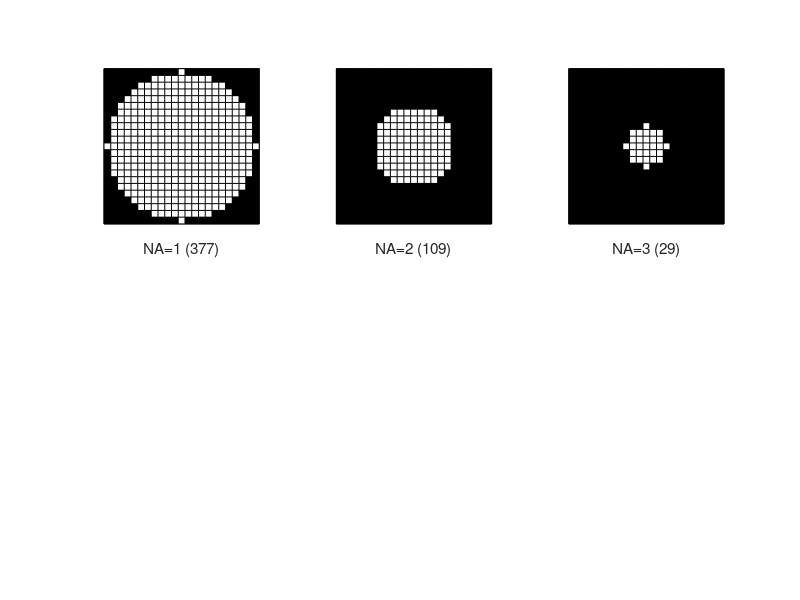

Here is the MATLAB script that generated this plot:
%%%%%%%%%%%%%%%%%%%%%%%%%%%%%%%%%%%%%%%%%%%%%%%%%%%%%%%%%%%%%%%%%%%%%%%%%%%%%%%%
%%
    function SP2_MRSI_CreateHammingEncScheme
%% 
%%  Export function (temporal) spectral data.
%%,'mrsiList0','mrsiList1'
%%  xxxR: t1, inner loop
%%  xxxP: t2, outer loop
%%
%%  03-2014, Christoph Juchem
%%
%%%%%%%%%%%%%%%%%%%%%%%%%%%%%%%%%%%%%%%%%%%%%%%%%%%%%%%%%%%%%%%%%%%%%%%%%%%%%%%%

FCTNAME = 'SP2_MRSI_CreateHammingEncScheme';


%--- MRSI definition ---
mrsiCircOffset   = 0.00;        % radius offset for Hamming weighting calculation via radius condition
mrsiWeightOffset = 0.00;        % amplitude offset of the CSI weighting function to minimize discretization errors
mrsiMatrix       = 23;           % MRSI matrix size
mrsiAver         = 3;           % number of averages defined as center k-space samples 

%--- file handling ---
tabdir = 'C:\Users\juchem\Matlab\matlab_cj\INSPECTOR_v2\SP2_MRSI\SP2_MRSI_TablibTmp\';

%--- display option ---
f_ppt             = 0;              % creates plot for power point presentations
ppt_xyTickSpace   = 2;              % X/YTick spacing for ppt plots: 2 -> [1 3 5 7 ...], 3 -> [1 4 7 10 ...], starting at 1
ppt_zTickSpace    = 2;              % ZTick spacing, always including maximum value mrsiHammNA
ppt_aFontSize     = 20;             % axis label font size
ppt_aLineWidth    = 2;              % axis line width
ppt_tFontSize     = 20;             % title font size
ppt_pLineWidth    = 2;              % plot line width

f_eps             = 0;              % creates plot for power point presentations
eps_xyTickSpace   = 2;              % X/YTick spacing for ppt plots: 2 -> [1 3 5 7 ...], 3 -> [1 4 7 10 ...], starting at 1
eps_zTickSpace    = 2;              % ZTick spacing, always including maximum value mrsiHammNA
eps_aFontSize     = 15;             % axis label font size
eps_aLineWidth    = 1;              % axis line width
eps_tFontSize     = 20;             % title font size
eps_pLineWidth    = 1;              % plot line width
eps_faceColor     = [1 1 1];        % face color of bar and surface plots

%--- additional options ---
f_niveau          = 1;              % plot each particular niveau of the hamming weighting matrix
impline           = 3;              % images per line, number of niveaus per line in niveau plot (f_niveau)
TR                = 2;              % repetition time assumed for experiment duration calc. [s]

%--- deugging option ---
f_debug           = 0;              % plots all kind of additional information

%%%%%%%%%%%%%%%%%%%%%%%%%%%%%%%%%%%%%%%%%%%%%%%%%%%%%%%%%%%%%%%%%%%%%%%%%%%
%%%   P R O G R A M    S T A R T                                        %%%
%%%%%%%%%%%%%%%%%%%%%%%%%%%%%%%%%%%%%%%%%%%%%%%%%%%%%%%%%%%%%%%%%%%%%%%%%%%
% CSI LIST CALCULATION ******************************
% gradient scaling, quadratic k-space matrix 					   
% GradMat contains equidistant values from 0 to 2 and is then shifted to the -1/1 range
% to sample the k-space origin, k-space values are shifted 0.5 the sampling grid if a
% list is used (circular, hamming) and the sampling matrix is even
GradMat0Norm = zeros(mrsiMatrix,mrsiMatrix);
GradMat1Norm = zeros(mrsiMatrix,mrsiMatrix);
if mod(mrsiMatrix,2.0)==0                 % shifted case
    for icnt = 1:mrsiMatrix
        for jcnt = 1:mrsiMatrix 
            GradMat0Norm(icnt,jcnt) = (icnt-1)*2/mrsiMatrix -1;
	        GradMat1Norm(icnt,jcnt) = (jcnt-1)*2/mrsiMatrix -1;
        end
    end
    dkshift = 1/mrsiMatrix;               % shift relative to initial matrix */
else			                            % odd mrsiMatrix
    for icnt = 1:mrsiMatrix 
        for jcnt = 1:mrsiMatrix 
            GradMat0Norm(icnt,jcnt) = 2.0*(icnt-1)/(mrsiMatrix-1) - 1;
	        GradMat1Norm(icnt,jcnt) = 2.0*(jcnt-1)/(mrsiMatrix-1) - 1;
        end
    end
     dkshift = 0;	                        % no weighting function shift
end

% determination of residual k-space points for circular sampling */
% radius + mrsiCircOffset (to include more ambient points), radius=1 */
if mod(mrsiMatrix,2.0)==0
    YesNoValue = (1-1/(mrsiMatrix-1)) * (1 + mrsiCircOffset); 
else
	YesNoValue = 1 + mrsiCircOffset;    
end	

% calculate hamming filter function */
for icnt = 1:mrsiMatrix
    hammVec(icnt) = 0.54 - 0.46*cos(2*pi*(icnt-1)/(mrsiMatrix-1));
end
AcqMatrixOrig = zeros(mrsiMatrix,mrsiMatrix);
for icnt = 1:mrsiMatrix
    for jcnt = 1:mrsiMatrix
	    AcqMatrixOrig(icnt,jcnt) = hammVec(icnt)*hammVec(jcnt);	    % like HammingFilterMult.m */ 
        % restrict to circular scheme */   	
        
	    % halfdk is used to shift the pattern, when k-space is shifted for odd dimensional matrices */
	    if sqrt(power(GradMat0Norm(icnt,jcnt)+dkshift,2)+power(GradMat1Norm(icnt,jcnt)+dkshift,2)) > YesNoValue
	        AcqMatrixOrig(icnt,jcnt) = 0;
        end
    end
end

%--- scale to mrsiAver and ensure at least one acquistion per circular k-space area ---
AcqMatrixOrig = mrsiAver * AcqMatrixOrig;

%--- round acquisition matrix ---
AcqMatrixDiscr = AcqMatrixOrig;
AcqMatrixDiscr(find(AcqMatrixOrig>0 & AcqMatrixOrig<0.5)) = 1;      % scale up peripheral subthreshold values
AcqMatrixDiscr = round(AcqMatrixDiscr);                              % discretization


%--- plot Hamming function for particular dimension ---
if f_debug
	fig2 = figure;
    set(fig2,'NumberTitle','off','Name',sprintf('%s: ',FCTNAME))
	subplot(2,1,1)
	plot(hammVec)
	[minX maxX minY maxY] = SP2_IdealAxisValues(hammVec);
	axis([minX maxX 0 maxY])
	titlestr = sprintf('Hamming function (n=%.0f):  y(x) = 0.54 - 0.46*cos(2*pi*x/(n-1))',mrsiMatrix);
	title(titlestr)
	subplot(2,1,2)
	plot(hammVec)
	hold on
        plot(round(hammVec),'r*')
        plot(hammVec,'go')
	hold off
	[minX maxX minY maxY] = SP2_IdealAxisValues(hammVec);
	axis([minX-0.3 maxX+0.3 0 maxY])
	grid on
	title('scaled 1D Hamming function, red/green are rounded/non-rounded values')
	
	% plot k-space weighting function
	fig3 = figure;
	namestr3 = sprintf('%s: hamming weighting, ''NA''=%.0f, COff=%.3f, WOff=%.3f',...
                        FCTNAME,max(max(AcqMatrixDiscr)),mrsiCircOffset,mrsiWeightOffset);
	set(fig3,'Name',namestr3)
	set(fig3,'Color',[1 1 1]);
	colormap([1 1 1])
	subplot(2,2,1)
	bar3(AcqMatrixOrig)
    set(gca,'YLim',[0.6 mrsiMatrix+0.4])
	set(gca,'CameraTarget',[7 7.5 7],'CameraViewAngle',[7.72853])
    title('exakt Hamming function','FontSize',12)
	subplot(2,2,2)
	bar3(AcqMatrixDiscr)
    set(gca,'YLim',[0.6 mrsiMatrix+0.4])
	set(gca,'CameraTarget',[7 7.5 7],'CameraViewAngle',[7.72853])
    title('discrete Hamming function','FontSize',12)
	subplot(2,2,3)
	bar3(AcqMatrixDiscr-AcqMatrixOrig)
    set(gca,'YLim',[0.6 mrsiMatrix+0.4])
	set(gca,'CameraTarget',[7 7.5 7],'CameraViewAngle',[7.72853])
    title('deviation','FontSize',12)
	subplot(2,2,4)
	surf(AcqMatrixDiscr)
    set(gca,'XTick',1:mrsiMatrix,'XTickLabel',1:mrsiMatrix)
	set(gca,'YTick',1:mrsiMatrix,'YTickLabel',1:mrsiMatrix)
	title('discrete Hamming function','FontSize',12)
	if strcmp(machine,'win69')
        set(fig3,'Position',[335 252 1324 865])
	else    % adjusted via win27
        set(fig3,'Position',[360 390 560 544]);
	end
end

%--- create acquisition normalized acquisition list ([-1 1] range)--- 
lCnt = 1;       % list counter
maxVal = max(max(AcqMatrixDiscr));
for dimcnt = 1:maxVal
    for icnt = 1:mrsiMatrix
        for jcnt = 1:mrsiMatrix
            if AcqMatrixDiscr(icnt,jcnt) >= maxVal-dimcnt+1
	            mrsiList0Norm(lCnt) = GradMat0Norm(icnt,jcnt);
	            mrsiList1Norm(lCnt) = GradMat1Norm(icnt,jcnt);
	            lCnt = lCnt + 1;
            end
        end
    end
end
mrsiListSize = lCnt-1;

fprintf('mrsiCircOffset = %.3f, mrsiWeightOffset = %.3f\n',mrsiCircOffset,mrsiWeightOffset);
fprintf('mrsiListSize = %.0f, mrsiAver = %.0f\n',mrsiListSize,mrsiAver);
durHamming = mrsiListSize*TR/60;                          % Hamming weighting, experiment duration [min]
durRect    = mrsiMatrix*mrsiMatrix*mrsiAver*TR/60;  % rectangular sampling, experiment duration [min]
ratio      = durHamming/durRect;                         % ratio Hamming duration / rectangular duration [%]                               
fprintf('Acq. time (TR %.1fsec):\nHamming=%.1fmin, rectangular=%.1fmin, ratio=%.3f\n'...
        ,TR,durHamming,durRect,ratio);

%--- plot each niveau of the hamming weighting into separate plot ---
if f_niveau
    NoResidD = mod(mrsiAver,impline);                   % impline = slices per line
    NoRowsD  = (mrsiAver-NoResidD)/impline+1;
    fig4 = figure;
    namestr4 = sprintf(' niveau representation of weigthed acquisition scheme');
    set(fig4,'Name',namestr4)
    set(fig4,'Color',[1 1 1]);
    for PlotCnt = 1:mrsiAver
        subplot(NoRowsD,impline,PlotCnt)
        pAcqMatrix = zeros(mrsiMatrix+1,mrsiMatrix+1);
        pAcqMatrix(1:mrsiMatrix,1:mrsiMatrix) = (AcqMatrixDiscr>=ones(mrsiMatrix)*PlotCnt);
        pcolor(pAcqMatrix)
        set(gca,'XTick',[]);
        set(gca,'YTick',[]);
        xlabstr = sprintf('NA=%.0f (%.0f)',PlotCnt,length(find(AcqMatrixDiscr>=PlotCnt)));
        xlabel(xlabstr);
        set(gca,'DataAspectRatioMode','Manual')
    end
    colormap(gray(2))
end

% return weighting functions (e.g. for comparison via KSPACE_vx.m)
hammingOrig  = AcqMatrixOrig;
hammingDiscr = AcqMatrixDiscr;

%--- create black&yellow figures for export to power point ---
if f_ppt
    % the tick values for x and y start at 1. The following ones depend on the desired spacing 'xyTickSp'
    ppt_xyTickVec = ppt_xyTickSpace*[1:floor((mrsiMatrix+(ppt_xyTickSpace-1))/ppt_xyTickSpace)]-(ppt_xyTickSpace-1);    % x&y tick and tick label vector
    % the tick values for z always include the maximum value mrsiAver. The others depend on the spacing 'zTickSp'
    ppt_zTickVec = ppt_zTickSpace*[1:floor((mrsiAver+ppt_zTickSpace)/ppt_zTickSpace)]-(ppt_zTickSpace-mod(mrsiAver,ppt_zTickSpace));
    figure
    set(gcf,'Position',[352 78 1255 979],'Color',[0 0 0],'NumberTitle','off')
    set(gcf,'Name',' exact Hamming function (histogram)')
    ph1 = bar3(hammingOrig);
    set(findobj(gcf,'Color',[1 1 1]),'Color',[0 0 0])
    set(gca,'XLim',[0 mrsiMatrix+1],'YLim',[0 mrsiMatrix+1],'ZLim',[0 mrsiAver])
    set(gca,'XColor',[1 1 0],'YColor',[1 1 0],'ZColor',[1 1 0])
    set(gca,'FontSize',ppt_aFontSize,'LineWidth',[ppt_aLineWidth])
    set(gca,'XTick',ppt_xyTickVec,'XTickLabel',ppt_xyTickVec,'YTick',ppt_xyTickVec,'YTickLabel',ppt_xyTickVec)
    set(gca,'ZTick',ppt_zTickVec,'ZTickLabel',ppt_zTickVec)
    set(ph1,'FaceColor',[0.3 0.3 0],'EdgeColor',[1 1 0],'LineWidth',[ppt_pLineWidth])
    title('exact Hamming function','FontSize',ppt_tFontSize,'Color',[1 1 0])
    figure
    set(gcf,'Position',[357 83 1250 974],'Color',[0 0 0],'NumberTitle','off')
    set(gcf,'Name',' discrete Hamming function (histogram)')
    ph1 = bar3(hammingDiscr);
    set(findobj(gcf,'Color',[1 1 1]),'Color',[0 0 0])
    set(gca,'XLim',[0 mrsiMatrix+1],'YLim',[0 mrsiMatrix+1],'ZLim',[0 mrsiAver])
    set(gca,'XColor',[1 1 0],'YColor',[1 1 0],'ZColor',[1 1 0])
    set(gca,'FontSize',ppt_aFontSize,'LineWidth',[ppt_aLineWidth])
    set(gca,'XTick',ppt_xyTickVec,'XTickLabel',ppt_xyTickVec,'YTick',ppt_xyTickVec,'YTickLabel',ppt_xyTickVec)
    set(gca,'ZTick',ppt_zTickVec,'ZTickLabel',ppt_zTickVec)
    set(ph1,'FaceColor',[0.3 0.3 0],'EdgeColor',[1 1 0],'LineWidth',[ppt_pLineWidth])
    title('discrete Hamming function','FontSize',ppt_tFontSize,'Color',[1 1 0])
    figure
    set(gcf,'Position',[362 87 1245 969],'Color',[0 0 0],'NumberTitle','off')
    set(gcf,'Name',' exact Hamming function (surface)')
    ph1 = surf(hammingOrig);
    set(findobj(gcf,'Color',[1 1 1]),'Color',[0 0 0])
    set(gca,'XLim',[1 mrsiMatrix],'YLim',[1 mrsiMatrix],'ZLim',[0 mrsiAver])
    set(gca,'XColor',[1 1 0],'YColor',[1 1 0],'ZColor',[1 1 0])
    set(gca,'FontSize',ppt_aFontSize,'LineWidth',[ppt_aLineWidth])
    set(gca,'XTick',ppt_xyTickVec,'XTickLabel',ppt_xyTickVec,'YTick',ppt_xyTickVec,'YTickLabel',ppt_xyTickVec)
    set(gca,'ZTick',ppt_zTickVec,'ZTickLabel',ppt_zTickVec)
    set(ph1,'FaceColor',[0.9 0.9 0],'FaceAlpha',[0.5],'EdgeColor',[1 1 0],'LineWidth',[ppt_pLineWidth])
    title('exact Hamming function','FontSize',ppt_tFontSize,'Color',[1 1 0])
    figure
    set(gcf,'Position',[367 93 1240 964],'Color',[0 0 0],'NumberTitle','off')
    set(gcf,'Name',' discrete Hamming function (surface)')
    ph1 = surf(hammingDiscr);
    set(findobj(gcf,'Color',[1 1 1]),'Color',[0 0 0])
    set(gca,'XLim',[1 mrsiMatrix],'YLim',[1 mrsiMatrix],'ZLim',[0 mrsiAver])
    set(gca,'XColor',[1 1 0],'YColor',[1 1 0],'ZColor',[1 1 0])
    set(gca,'FontSize',ppt_aFontSize,'LineWidth',[ppt_aLineWidth])
    set(gca,'XTick',ppt_xyTickVec,'XTickLabel',ppt_xyTickVec,'YTick',ppt_xyTickVec,'YTickLabel',ppt_xyTickVec)
    set(gca,'ZTick',ppt_zTickVec,'ZTickLabel',ppt_zTickVec)
    set(ph1,'FaceColor',[0.8 0.8 0],'FaceAlpha',[0.5],'EdgeColor',[1 1 0],'LineWidth',[ppt_pLineWidth])
    title('discrete Hamming function','FontSize',ppt_tFontSize,'Color',[1 1 0])
end

%--- create figures for eps export ---
if f_eps
    % the tick values for x and y start at 1. The following ones depend on the desired spacing 'xyTickSp'
    eps_xyTickVec = eps_xyTickSpace*[1:floor((mrsiMatrix+(eps_xyTickSpace-1))/eps_xyTickSpace)]-(eps_xyTickSpace-1);    % x&y tick and tick label vector
    % the tick values for z always include the maximum value mrsiAver. The others depend on the spacing 'zTickSp'
    eps_zTickVec = eps_zTickSpace*[1:floor((mrsiAver+eps_zTickSpace)/eps_zTickSpace)]-(eps_zTickSpace-mod(mrsiAver,eps_zTickSpace));
    figure
    set(gcf,'Position',[154 52 1239 896],'NumberTitle','off','Color',[1 1 1])
    set(gcf,'Name',' exact Hamming function (histogram)')
    ph1 = bar3(hammingOrig);
    set(gca,'XLim',[0.5 mrsiMatrix+0.5],'YLim',[0.5 mrsiMatrix+0.5],'ZLim',[0 mrsiAver])
    set(gca,'FontSize',eps_aFontSize,'LineWidth',[eps_aLineWidth])
    set(gca,'XTick',eps_xyTickVec,'XTickLabel',eps_xyTickVec,'YTick',eps_xyTickVec,'YTickLabel',eps_xyTickVec)
    set(gca,'ZTick',eps_zTickVec,'ZTickLabel',eps_zTickVec)
    set(ph1,'FaceColor',eps_faceColor,'LineWidth',[eps_pLineWidth])
    title('exact Hamming function','FontSize',eps_tFontSize)
    figure
    set(gcf,'Position',[154 52 1239 896],'NumberTitle','off','Color',[1 1 1])
    set(gcf,'Name',' discrete Hamming function (histogram)')
    ph1 = bar3(hammingDiscr);
    set(gca,'XLim',[0.5 mrsiMatrix+0.5],'YLim',[0.5 mrsiMatrix+0.5],'ZLim',[0 mrsiAver])
    set(gca,'FontSize',eps_aFontSize,'LineWidth',[eps_aLineWidth])
    set(gca,'XTick',eps_xyTickVec,'XTickLabel',eps_xyTickVec,'YTick',eps_xyTickVec,'YTickLabel',eps_xyTickVec)
    set(gca,'ZTick',eps_zTickVec,'ZTickLabel',eps_zTickVec)
    set(ph1,'FaceColor',eps_faceColor,'LineWidth',[eps_pLineWidth])
    title('discrete Hamming function','FontSize',eps_tFontSize)
    figure
    set(gcf,'Position',[154 52 1239 896],'NumberTitle','off','Color',[1 1 1])
    set(gcf,'Name',' exact Hamming function (surface)')
    ph1 = surf(hammingOrig);
    set(gca,'XLim',[1 mrsiMatrix],'YLim',[1 mrsiMatrix],'ZLim',[0 mrsiAver])
    set(gca,'FontSize',eps_aFontSize,'LineWidth',[eps_aLineWidth])
    set(gca,'XTick',eps_xyTickVec,'XTickLabel',eps_xyTickVec,'YTick',eps_xyTickVec,'YTickLabel',eps_xyTickVec)
    set(gca,'ZTick',eps_zTickVec,'ZTickLabel',eps_zTickVec)
    set(ph1,'FaceColor',eps_faceColor,'FaceAlpha',[0.5],'LineWidth',[eps_pLineWidth])
    title('exact Hamming function','FontSize',eps_tFontSize)
    figure
    set(gcf,'Position',[154 52 1239 896],'NumberTitle','off','Color',[1 1 1])
    set(gcf,'Name',' discrete Hamming function (surface)')
    ph1 = surf(hammingDiscr);
    set(gca,'XLim',[1 mrsiMatrix],'YLim',[1 mrsiMatrix],'ZLim',[0 mrsiAver])
    set(gca,'FontSize',eps_aFontSize,'LineWidth',[eps_aLineWidth])
    set(gca,'XTick',eps_xyTickVec,'XTickLabel',eps_xyTickVec,'YTick',eps_xyTickVec,'YTickLabel',eps_xyTickVec)
    set(gca,'ZTick',eps_zTickVec,'ZTickLabel',eps_zTickVec)
    set(ph1,'FaceColor',eps_faceColor,'FaceAlpha',[0.5],'LineWidth',[eps_pLineWidth])
    title('discrete Hamming function','FontSize',eps_tFontSize)    
    figure
    set(gcf,'Position',[154 52 1239 896],'NumberTitle','off','Color',[1 1 1])
    set(gcf,'Name',' discrete Hamming function (surface)')
    ph1 = bar3(AcqMatrixDiscr-AcqMatrixOrig);
    set(gca,'XLim',[0.6 mrsiMatrix+0.4],'YLim',[0.6 mrsiMatrix+0.4])
    set(gca,'FontSize',eps_aFontSize,'LineWidth',[eps_aLineWidth])
    set(gca,'XTick',eps_xyTickVec,'XTickLabel',eps_xyTickVec,'YTick',eps_xyTickVec,'YTickLabel',eps_xyTickVec)
    set(ph1,'FaceColor',eps_faceColor,'LineWidth',[eps_pLineWidth])
    title('deviation map','FontSize',eps_tFontSize)
end


%%%%%%%%%%%%  S A V E    W E I G H T I N G    T O    F I L E   %%%%%%%%%%%%
%--- file creation ---
fileHammR = sprintf('%sHamming%02.0fx%02.0fNA%.0fN%.0f_R.txt',tabdir,mrsiMatrix,mrsiMatrix,mrsiAver,mrsiListSize);
fileHammP = sprintf('%sHamming%02.0fx%02.0fNA%.0fN%.0f_P.txt',tabdir,mrsiMatrix,mrsiMatrix,mrsiAver,mrsiListSize);
[unitHammR,msg] = fopen(fileHammR,'w');
if unitHammR==-1
    fprintf('%s ->\nOpening data file failed.\nMessage: %s\nProgram aborted.\n',...
            FCTNAME,msg)
    return
end
[unitHammP,msg] = fopen(fileHammP,'w');
if unitHammP==-1
    fprintf('%s ->\nOpening data file failed.\nMessage: %s\nProgram aborted.\n',...
            FCTNAME,msg)
    return
end

%--- varian table format ---
mrsiList0VnmrJ = mrsiList0Norm*(mrsiMatrix-1)/2;
mrsiList1VnmrJ = mrsiList1Norm*(mrsiMatrix-1)/2;

%--- table creation ---
fprintf(unitHammR,'t1 =\n');
fprintf(unitHammP,'t2 =\n');
for lCnt = 1:mrsiListSize
    fprintf(unitHammR,'%.0f\n',mrsiList0VnmrJ(lCnt));
    fprintf(unitHammP,'%.0f\n',mrsiList1VnmrJ(lCnt));
end
fclose(unitHammR);
fclose(unitHammP);

%--- save exact and acquisition weighting to .mat file ---
fileHammMat = sprintf('%sHamming%02.0fx%02.0fNA%.0fN%.0f.mat',tabdir,mrsiMatrix,mrsiMatrix,mrsiAver,mrsiListSize);

save(fileHammMat,'AcqMatrixDiscr','AcqMatrixOrig','GradMat0Norm','GradMat1Norm','mrsiAver',...
     'mrsiCircOffset','mrsiList0Norm','mrsiList1Norm','mrsiList0VnmrJ','mrsiList1VnmrJ',...
     'mrsiListSize','mrsiMatrix','mrsiWeightOffset')

 %--- info printout ---
fprintf('%s successfully completed.\n',FCTNAME);

%--- update success flag ---
f_succ = 1;
